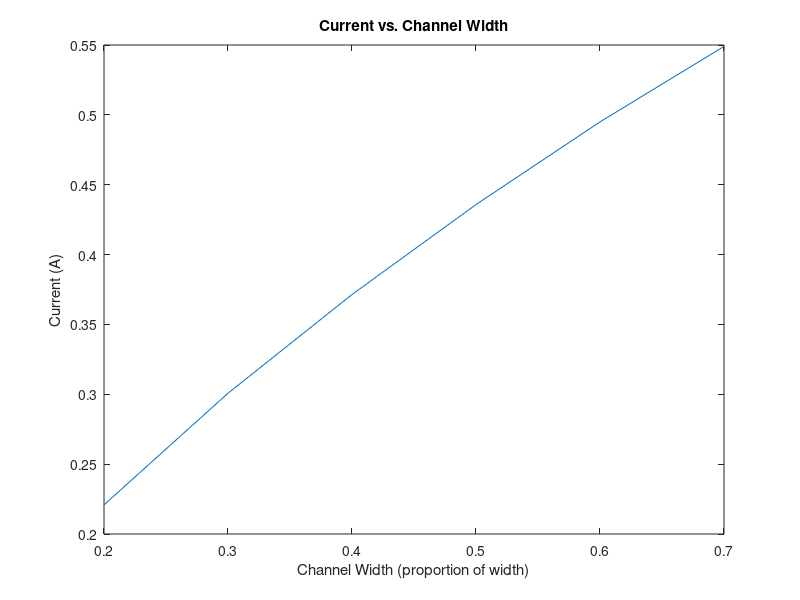

Write MATLAB code to recreate this figure.
close all;
clear;

w=2;
l=3;
V0=1;

width=[0.7 0.6 0.5 0.4 0.3 0.2];
curr=zeros(length(width),1);
size=zeros(length(width),1);

for m=1:length(width)
  dx=0.05;
  dy=dx;
  ny=round(w/dx);
  nx=round(l/dy);

  cMap=ones(nx,ny);
  
  middle=ny/2;
  upper=middle-ny*width(m)/2;
  lower=middle+ny*width(m)/2
  
  cMap(nx/3:2*nx/3  , 1:upper)=1e-2; 
  cMap(nx/3:2*nx/3 , lower:ny)=1e-2;

  % G-matrix, relates the value of a node to all other nodes
  G=sparse(nx*ny,nx*ny);
  % F-vector, the boundary conditons
  F = sparse(nx*ny,1);

  % Populate G matrix
  % Code from https://github.com/L28E/4700Code/blob/master/CondCode/GetCurrents.m
  for i = 1:nx
      for j = 1:ny
          n = j + (i - 1) * ny;

          if i == 1
              G(n, :) = 0;
              G(n, n) = 1;
              F(n)=V0;
          elseif i == nx
              G(n, :) = 0;
              G(n, n) = 1;
          elseif j == 1
              nxm = j + (i - 2) * ny;
              nxp = j + (i) * ny;
              nyp = j + 1 + (i - 1) * ny;

              rxm = (cMap(i, j) + cMap(i - 1, j)) / 2.0;
              rxp = (cMap(i, j) + cMap(i + 1, j)) / 2.0;
              ryp = (cMap(i, j) + cMap(i, j + 1)) / 2.0;

              G(n, n) = -(rxm+rxp+ryp);
              G(n, nxm) = rxm;
              G(n, nxp) = rxp;
              G(n, nyp) = ryp;

          elseif j ==  ny
              nxm = j + (i - 2) * ny;
              nxp = j + (i) * ny;
              nym = j - 1 + (i - 1) * ny;

              rxm = (cMap(i, j) + cMap(i - 1, j)) / 2.0;
              rxp = (cMap(i, j) + cMap(i + 1, j)) / 2.0;
              rym = (cMap(i, j) + cMap(i, j - 1)) / 2.0;

              G(n, n) = -(rxm + rxp + rym);
              G(n, nxm) = rxm;
              G(n, nxp) = rxp;
              G(n, nym) = rym;
          else
              nxm = j + (i-2)*ny;
              nxp = j + (i)*ny;
              nym = j-1 + (i-1)*ny;
              nyp = j+1 + (i-1)*ny;

              rxm = (cMap(i,j) + cMap(i-1,j))/2.0;
              rxp = (cMap(i,j) + cMap(i+1,j))/2.0;
              rym = (cMap(i,j) + cMap(i,j-1))/2.0;
              ryp = (cMap(i,j) + cMap(i,j+1))/2.0;

              G(n,n) = -(rxm+rxp+rym+ryp);
              G(n,nxm) = rxm;
              G(n,nxp) = rxp;
              G(n,nym) = rym;
              G(n,nyp) = ryp;
          end

      end
  end

  % Solve for voltage
  V = G\F;
  v_surf=zeros(nx,ny);
  for x=1:nx
      for y=1:ny
        n = y + (x - 1) * ny;
        v_surf(x,y)=V(n);
      end      
  end
  
  [Ex,Ey]=gradient(-v_surf');
  Jx=cMap'.*Ex;
  Jy=cMap'.*Ey;
  
%   % conductivity Plot 
%   figure()
%   subplot(2,2,1);
%   surf(cMap','EdgeColor','none');
%   title('σ(x,y)');
%   ylabel('W');
%   xlabel('L');
% 
%   % Voltage Plot 
%   subplot(2,2,2);
%   surf(v_surf','EdgeColor','none');
%   title('V(x,y)');
%   ylabel('W');
%   xlabel('L');
% 
%   % E field Plot   
%   subplot(2,2,3);
%   quiver(Ex,Ey);
%   title('E(x,y)' );
%   ylabel('W');
%   xlabel('L');
% 
%   % Current Density plot 
%   subplot(2,2,4);  
%   quiver(Jx,Jy);
%   title('J(x,y)' );
%   ylabel('W');
%   xlabel('L');

  % Calculate Current
  eFlowx = cMap' .* Ex;
  eFlowy = cMap' .* Ey;

  C0 = sum(eFlowx(:,1))
  Cnx = sum(eFlowx(:,nx))
  Curr(m) = (C0 + Cnx) * 0.5;
  size(m)=nx*ny;

end
figure()
plot(width,Curr)
title('Current vs. Channel Width' );
ylabel('Current (A)');
xlabel('Channel Width (proportion of width)');